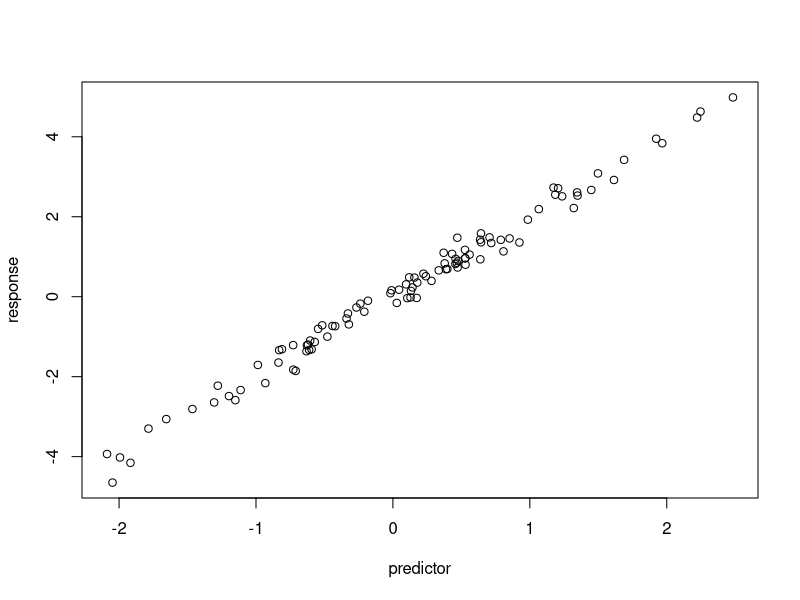

Write the R code that produced this figure.
# Intro to Github
# Brandon J. Martínez (SO to Jeff Oliver @ UA libraries)
# brandonjmartinez@arizona.edu
# 22 October 2024

#-------------------------------------------------------------------------------
# Commands used:

# 1.  rnorm() - "random sample from a normal distribution"
# 2.  plot() - creates a dot plot
# 3.

#-------------------------------------------------------------------------------
# 1)  Git vs Github
#     - Git is basically "track changes" in your code.
#     - Github is a repository that lets you store your work and collaborate with others.

# Github personal access token (PAT) for personal laptop are in a word document.

#-------------------------------------------------------------------------------
# 2)  Simulate and plot data

#   a) Simulate predictor variable

# predictor is independent variable
predictor <- rnorm(n = 100) 

#   b) Simulate response variable with some noise

# response is dependent variable
response <- 2*predictor + rnorm(n = 100,
                                sd = 0.2)

#   c) Plot the data

plot(x = predictor,
     y = response)

#-------------------------------------------------------------------------------